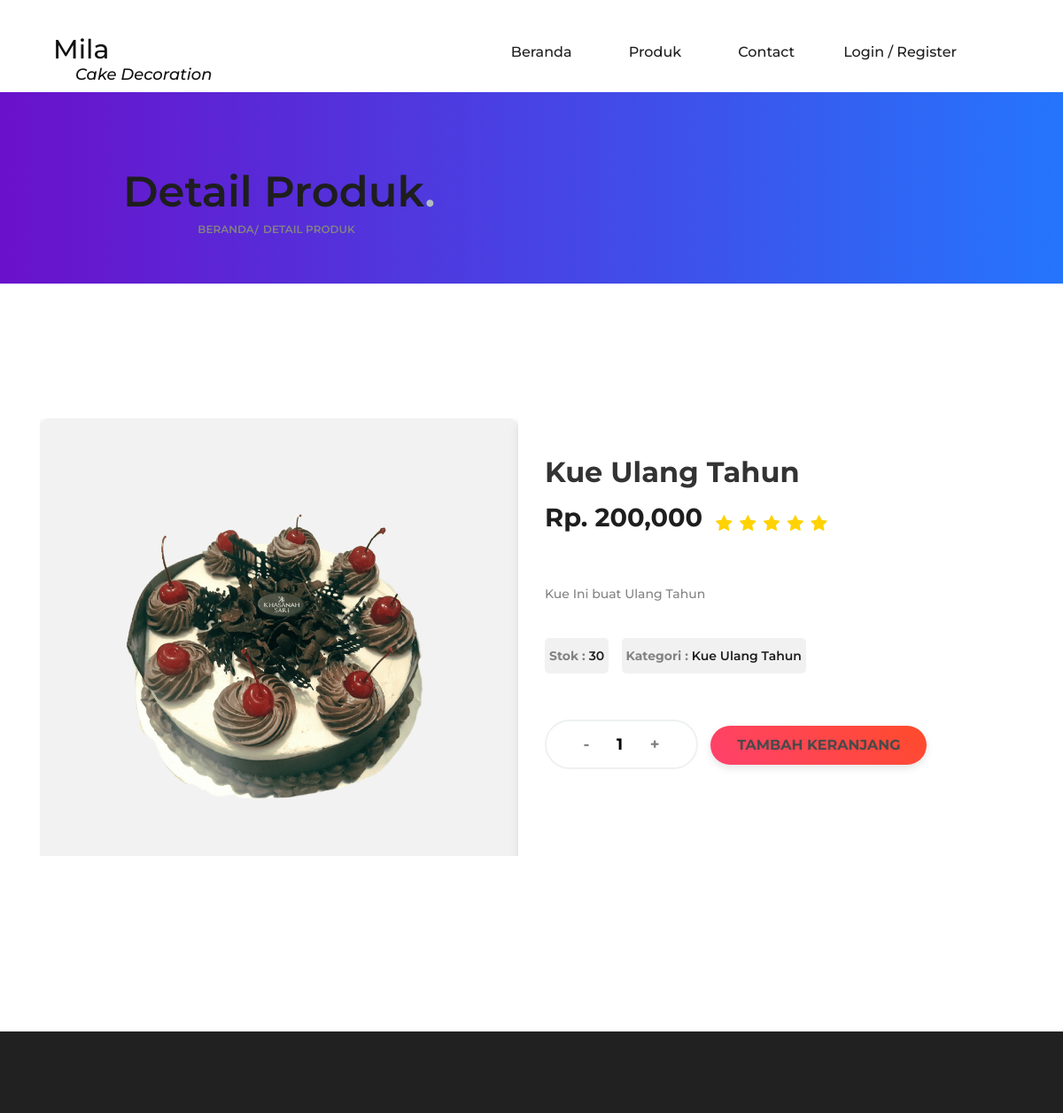
The app's page /?page=pages/detailproduk&id=1 with its own data.
### tables this page shows
CREATE TABLE `tb_produk` (
  `produk_id` int(20) NOT NULL,
  `produk_nama` varchar(255) NOT NULL,
  `produk_harga` int(20) NOT NULL,
  `produk_stok` int(20) NOT NULL,
  `produk_detail` text NOT NULL,
  `produk_foto` varchar(255) NOT NULL,
  `produk_kat` varchar(255) NOT NULL,
  `admin_id` int(11) NOT NULL
);

### index.php (called while the page is built, shortened)
<?php
include "components/header.php";
?>
 <?php
    include "content.php";
    ?>
<?php
include "components/footer.php";

### pages/detailproduk.php (the view, shortened to what this page needs)
<?php
$id = $_GET['id'];
$data = $koneksi->query("SELECT * FROM tb_produk WHERE produk_id = '$id'")->fetch_object();
?>
<section class="page-add">
    <div class="container">
        <div class="row">
            <div class="col-lg-6">
                <div class="page-breadcrumb">
                    <h2>Detail Produk<span>.</span></h2>
                    <a href="#">Beranda</a>
                    <a href="#">Detail Produk</a>
                </div>
            </div>
        </div>
    </div>
</section>
<section class="product-page">
    <div class="container">
        <div class="row">
            <div class="col-lg-6">
                <div class="product-slider owl-carousel">
                    <div class="product-img">
                        <figure>
                            <img style="" src="admin/img/produk/<?php echo $data->produk_foto ?>" alt="" class="img-fluid">
                        </figure>
                    </div>
                </div>
            </div>
            <div class="col-lg-6">
                <form action="" method="POST">
                    <div class="product-content">
                        <h2><?php echo $data->produk_nama ?></h2>
                        <div class="pc-meta">
                            <h5>Rp. <?php echo number_format($data->produk_harga) ?></h5>
                            <div class="rating">
                                <i class="fa fa-star"></i>
                                <i class="fa fa-star"></i>
                                <i class="fa fa-star"></i>
                                <i class="fa fa-star"></i>
                                <i class="fa fa-star"></i>
                            </div>
                        </div>
                        <p><?php echo $data->produk_detail ?></p>
                        <ul class="tags">
                            <li><span>Stok : </span><?php echo $data->produk_stok ?></li>
                            <li><span>Kategori : </span><?php echo $data->produk_kat ?></li>
                        </ul>
                        <div class="product-quantity">
                            <div class="pro-qty">
                                <input type="text" value="1" name="keranjang_jumlah">
                            </div>
                        </div>
                        <button type="submit" name="simpan" class="primary-btn pc-btn">Tambah Keranjang</button>
                </form>
            </div>
        </div>
    </div>
    <br><br><br>
</section>

### assets/css/style.css (style rules this page uses)
html, body { height: 100%; font-family: "Montserrat", sans-serif; -webkit-font-smoothing: antialiased; font-smoothing: antialiased; background: none; }
h1, h2, h3, h4, h5, h6 { margin: 0; color: #111111; font-weight: 500; font-family: "Montserrat", sans-serif; }
h2 { font-size: 36px; }
h5 { font-size: 18px; }
p { font-size: 15px; color: #7b7b7b; font-weight: 400; line-height: 1.6; font-family: "Montserrat", sans-serif; margin: 0 0 15px 0; }
img { max-width: 100%; }
ul, ol { padding: 0; margin: 0; }
.primary-btn { color: #fff; display: inline-block; font-size: 14px; font-weight: 600; padding: 16px 40px; border: 2px solid #fff; border-radius: 50px; text-transform: uppercase; }
.page-add { padding-top: 31px; margin-bottom: 92px; }
.page-add .page-breadcrumb { padding-top: 34px; }
.page-add .page-breadcrumb h2 { color: #1e1e1e; font-size: 48px; font-weight: 600; }
.page-add .page-breadcrumb h2 span { color: #B0BCC2; }
.page-add .page-breadcrumb a { color: #838383; display: inline-block; font-size: 12px; font-weight: 600; margin-right: 6px; position: relative; }
.page-add .page-breadcrumb a:last-child:after { display: none; }
.page-add .page-breadcrumb a:after { position: absolute; top: 1px; right: -5px; content: "/"; }
.product-img figure { margin: 0; position: relative; }
.product-img figure img { min-width: 100%; }
.product-content { padding-top: 42px; }
.product-content h2 { color: #1e1e1e; font-weight: 700; margin-bottom: 12px; }
.product-content .pc-meta { margin-bottom: 35px; }
.product-content .pc-meta h5 { color: #1e1e1e; font-weight: 700; margin-bottom: 18px; }
.product-content .pc-meta .rating i { font-size: 20px; color: #FFD200; margin-right: 4px; }
.product-content p { color: #838383; font-size: 14px; font-weight: 500; line-height: 30px; margin-bottom: 35px; }
.product-content .tags { margin-bottom: 52px; }
.product-content .tags li { color: #1e1e1e; font-size: 14px; font-weight: 600; line-height: 30px; list-style: none; }
.product-content .tags li span { color: #838383; }
.product-content .product-quantity { display: inline-block; margin-right: 10px; }
.product-content .product-quantity .pro-qty { height: 56px; width: 173px; border: 2px solid #EEF1F2; border-radius: 50px; text-align: center; }
.product-content .product-quantity .pro-qty input { width: 50px; text-align: center; background: transparent; border: none; font-size: 18px; font-family: "Montserrat", sans-serif; font-weight: 700; height: 100%; }
.product-content .pc-btn { border-color: #D0D7DB; color: #4a4a4a; }

### pages/detailproduk.php (style rules this page uses)
.page-add { background: linear-gradient(to right, #6a11cb, #2575fc); color: white; padding: 50px 0; text-align: center; }
.page-breadcrumb h2 { color: white; font-size: 2.5rem; }
.page-breadcrumb a { color: #f0f0f0; font-weight: bold; text-transform: uppercase; }
.product-page { padding: 60px 0; }
.product-slider { display: flex; justify-content: center; margin-bottom: 20px; }
.product-img figure { border-radius: 10px; overflow: hidden; box-shadow: 0 4px 12px rgba(0, 0, 0, 0.1); transition: transform 0.3s ease; }
.product-content h2 { font-size: 2rem; color: #333; }
.pc-meta { display: flex; align-items: center; gap: 15px; margin-top: 15px; }
.pc-meta h5 { color: #ff4b2b; font-weight: bold; font-size: 1.8rem; }
.rating i { color: #ffb400; }
.product-quantity .pro-qty input { width: 60px; text-align: center; border: 1px solid #ddd; border-radius: 5px; padding: 8px; margin: 0 5px; font-size: 1rem; }
.primary-btn { padding: 10px 30px; font-size: 1rem; color: white; background: linear-gradient(45deg, #ff416c, #ff4b2b); border-radius: 25px; text-transform: uppercase; font-weight: bold; box-shadow: 0 4px 8px rgba(0, 0, 0, 0.1); transition: all 0.3s ease; border: none; cursor: pointer; }
.tags li { font-size: 0.9rem; color: #666; padding: 5px; border-radius: 5px; display: inline-block; margin-right: 10px; background-color: #f1f1f1; }
.tags li span { font-weight: bold; color: #333; }

### records on screen
tb_produk: produk_foto (picture), produk_nama "Kue Ulang Tahun", produk_harga "200,000", produk_detail "Kue Ini buat Ulang Tahun", produk_stok "30", produk_kat "Kue Ulang Tahun"
